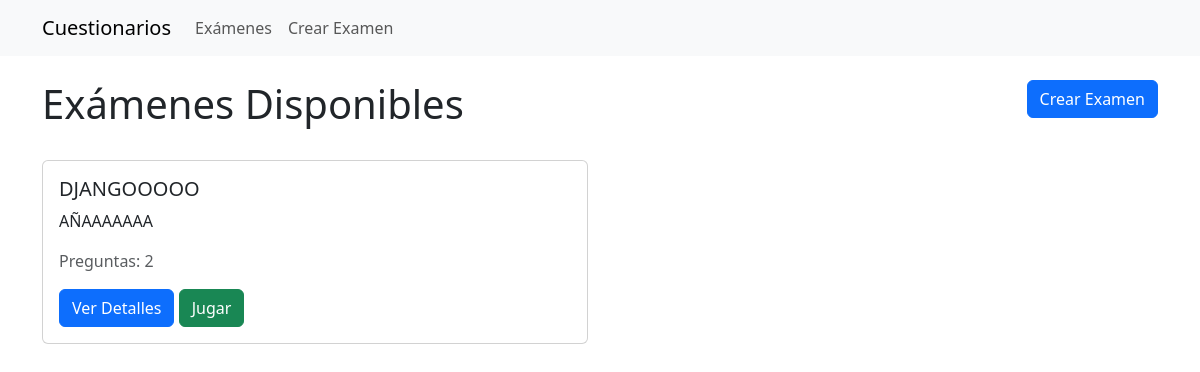
Before: / with the older database file.
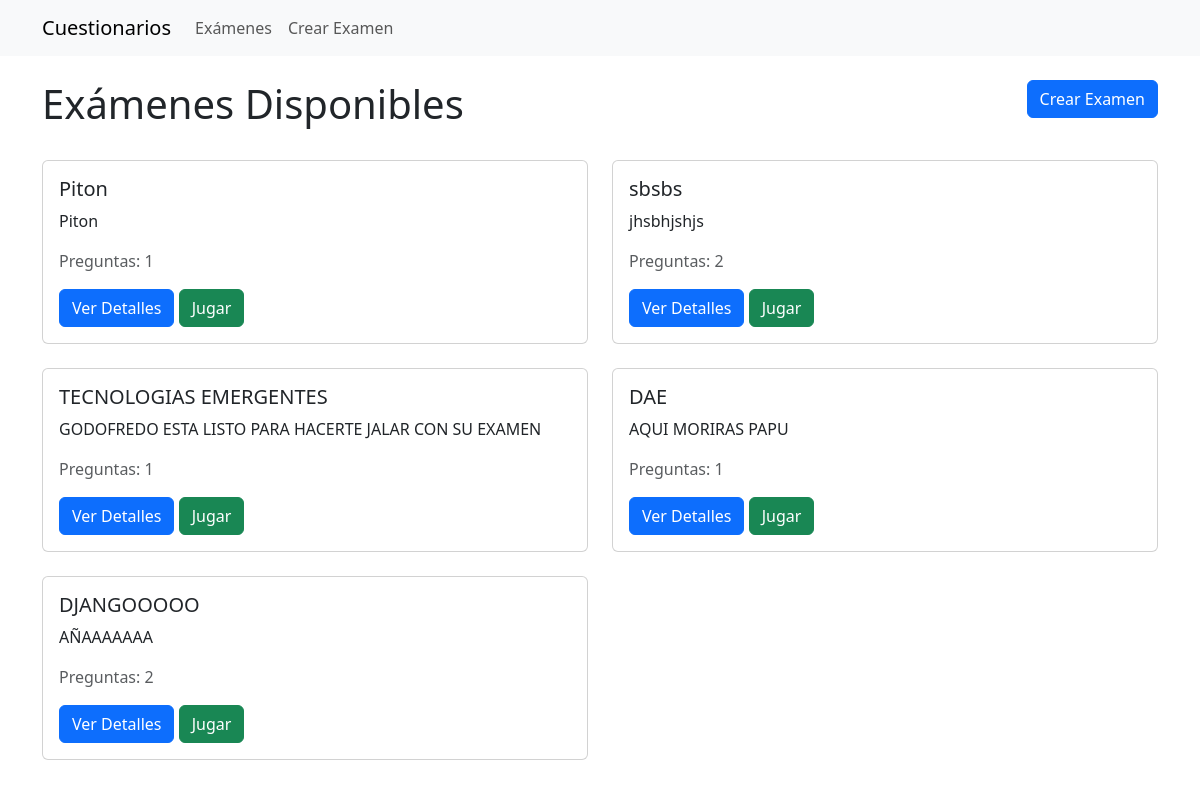
After: the same page with the newer database file.
### quiz/models.py (models this page shows, shortened)
class Exam(models.Model):
    title = models.CharField(max_length=200, verbose_name="Título")
    description = models.TextField(blank=True, verbose_name="Descripción")
    created_date = models.DateTimeField(auto_now_add=True)
    def get_question_count(self):
        return self.questions.count()

### quiz/views.py (the view)
# urls.py: path('', views.exam_list, name='exam_list'),
def exam_list(request):
    exams = Exam.objects.all().order_by('-created_date')
    return render(request, 'quiz/exam_list.html', {'exams': exams})

### quiz/templates/quiz/exam_list.html (shortened to what this page needs)
{% extends "base.html" %}
{% block content %}
<div class="row mb-4">
    <div class="col-md-6">
        <h1>Exámenes Disponibles</h1>
    </div>
    <div class="col-md-6 text-end">
        <a href="{% url 'exam_create' %}" class="btn btn-primary">Crear Examen</a>
    </div>
</div>
<div class="row">
    {% if exams %}
        {% for exam in exams %}
            <div class="col-md-6 mb-4">
                <div class="card">
                    <div class="card-body">
                        <h5 class="card-title">{{ exam.title }}</h5>
                        <p class="card-text">{{ exam.description|truncatechars:100 }}</p>
                        <p class="text-muted">Preguntas: {{ exam.get_question_count }}</p>
                        <a href="{% url 'exam_detail' exam.id %}" class="btn btn-primary">Ver Detalles</a>
                        <a href="{% url 'exam_play' exam.id %}" class="btn btn-success">Jugar</a>
                    </div>
                </div>
            </div>
        {% endfor %}
    {% endif %}
</div>
{% endblock %}

### quiz/templates/base.html (shortened to what this page needs)
<!DOCTYPE html>
<html lang="es">
<head>
    <link href="https://cdn.jsdelivr.net/npm/bootstrap@5.3.0/dist/css/bootstrap.min.css" rel="stylesheet">
</head>
<body>
    <nav class="navbar navbar-expand-lg navbar-light bg-light mb-4">
        <div class="container">
            <a class="navbar-brand" href="{% url 'exam_list' %}">Cuestionarios</a>
            <div class="collapse navbar-collapse">
                <ul class="navbar-nav">
                    <li class="nav-item">
                        <a class="nav-link" href="{% url 'exam_list' %}">Exámenes</a>
                    </li>
                    <li class="nav-item">
                        <a class="nav-link" href="{% url 'exam_create' %}">Crear Examen</a>
                    </li>
                </ul>
            </div>
        </div>
    </nav>
    <div class="container">
        {% block content %}{% endblock %}
    </div>
</body>
</html>

Changed rows visible on the page:
added Exam: title "Piton", description "Piton", get_question_count "1"
added Exam: title "sbsbs", description "jhsbhjshjs", get_question_count "2"
added Exam: title "TECNOLOGIAS EMERGENTES", description "GODOFREDO ESTA LISTO PARA HACERTE JALAR CON SU EXAMEN", get_question_count "1"
added Exam: title "DAE", description "AQUI MORIRAS PAPU", get_question_count "1"
